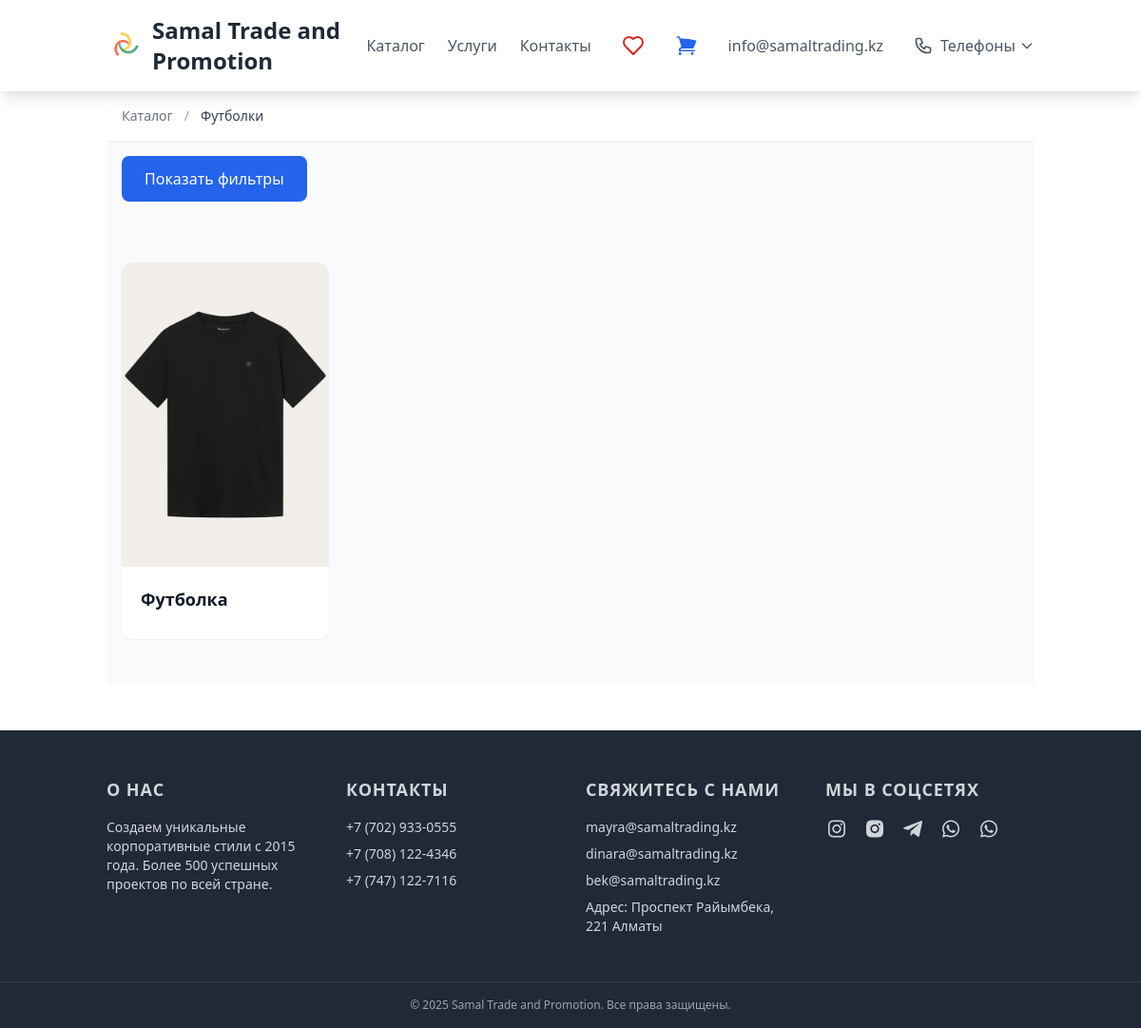
Page /category/futbolki/ on the committed database.
### samal/models.py (models this page shows, shortened)
class Category(models.Model):
    name = models.CharField(max_length=255, verbose_name='Название')
    slug = models.SlugField(max_length=255, unique=True, verbose_name='URL')
    image = models.ImageField(upload_to='category_images/', blank=True, null=True, verbose_name='Изображение')
    TYPE_CHOICES = [
        ('knitted_fabric', 'Трикотажное полотно'),
        ('knitwear_product', 'Готовое изделие из трикотажа'),
    ]
    type = models.CharField(max_length=20, choices=TYPE_CHOICES, default='knitted_fabric', verbose_name='Тип продукта')
    class Meta:
        verbose_name = 'Категория'
        verbose_name_plural = 'Категории'

class Product(models.Model):
    name = models.CharField(max_length=255, verbose_name='Название')
    slug = models.SlugField(max_length=255, unique=True, verbose_name='URL')
    image = models.ImageField(upload_to='product_images/', blank=True, null=True, verbose_name='Изображение')
    price = models.DecimalField(max_digits=10, decimal_places=2, verbose_name='Цена', blank=True, null=True)
    GENDER_CHOICES = [
        ('unisex', 'Унисекс'),
        ('male', 'Мужской'),
        ('female', 'Женский'),
        ('children', 'Детский'),
    ]
    gender = models.CharField(max_length=10, choices=GENDER_CHOICES, default='unisex', verbose_name='Пол')
    UNIT_CHOICES = [
        ('pcs', 'шт'),
        ('kg', 'кг'),
    ]
    unit = models.CharField(
        max_length=3,
        choices=UNIT_CHOICES,
        default='pcs',
        verbose_name='Единица измерения'
    )
    category = models.ForeignKey(Category, on_delete=models.CASCADE, verbose_name='Категория')
    description = models.TextField(verbose_name='Описание', blank=True)
    created_at = models.DateTimeField(auto_now_add=True, verbose_name='Дата создания')
    updated_at = models.DateTimeField(auto_now=True, verbose_name='Дата обновления')
    AVAILABILITY_CHOICES = [
        ('in_stock', 'В наличии'),
        ('on_order', 'Под заказ'),
    ]
    availability = models.CharField(
        max_length=10,
        choices=AVAILABILITY_CHOICES,
        default='in_stock',
        verbose_name='Наличие'
    )
    expected_delivery = models.CharField(max_length=50, blank=True, verbose_name='Срок поставки')
    class Meta:
        verbose_name = 'Продукт'
        verbose_name_plural = 'Продукты'

### samal/views.py (the view)
# urls.py: path('category/<slug:slug>/', category_detail, name='category_detail'),
def category_detail(request, slug):
    category = get_object_or_404(Category, slug=slug)
    products_list = Product.objects.filter(category=category).order_by('id')
    sort_option = request.GET.get('sort', '')
    color = request.GET.get('color')           # например, "red"
    size = request.GET.get('size')             # например, "M"
    min_price = request.GET.get('min_price')   # например, "1000"
    max_price = request.GET.get('max_price')   # например, "5000"
    gender = request.GET.get('gender')         # например, "female", "male", "kids", "unisex"
    avail = request.GET.get('availability')    # 'in_stock' или 'on_order'
    if min_price:
        try:
            products_list = products_list.filter(price__gte=float(min_price))
        except ValueError:
            pass
    if max_price:
        try:
            products_list = products_list.filter(price__lte=float(max_price))
        except ValueError:
            pass
    if avail in ['in_stock', 'on_order']:
        products_list = products_list.filter(availability=avail)
    if color:
        products_list = products_list.filter(colors__color__icontains=color)
    if size:
        products_list = products_list.filter(sizes__size__icontains=size)
    if gender:
        products_list = products_list.filter(gender__iexact=gender)
    if sort_option == 'price_asc':
        products_list = products_list.order_by('price')
    elif sort_option == 'price_desc':
        products_list = products_list.order_by('-price')
    elif sort_option == 'newest':
        products_list = products_list.order_by('-created_at')
    paginator = Paginator(products_list, 6)
    page = request.GET.get('page')
    try:
        products = paginator.page(page)
    except PageNotAnInteger:
        products = paginator.page(1)
    except EmptyPage:
        products = paginator.page(paginator.num_pages)
    context = {
        'category': category,
        'products': products,
        'sort_option': sort_option,
        'filters': {
            'color': color or '',
            'size': size or '',
            'min_price': min_price or '',
            'max_price': max_price or '',
            'gender': gender or '',
            'availability': avail or '',
        },
    }
    return render(request, 'samal/category_detail.html', context)

### templates/samal/category_detail.html (shortened to what this page needs)
{% extends 'base.html' %}
{% load static %}
{% block content %}
<div class="bg-gray-50">
    <nav class="bg-white shadow-sm">
        <div class="container mx-auto px-4 py-4">
            <ol class="flex items-center space-x-3 text-sm">
                <li>
                    <a href="{% url 'category' %}" class="text-gray-500 hover:text-gray-700 transition-colors duration-200">
                        Каталог
                    </a>
                </li>
                <li class="text-gray-400">/</li>
                <li class="text-gray-700 font-medium">{{ category.name }}</li>
            </ol>
        </div>
    </nav>
    <div class="container mx-auto px-4 py-4">
        <button id="toggle-filter" class="px-6 py-3 bg-blue-600 text-white rounded-lg hover:bg-blue-700 transition duration-300">
            Показать фильтры
        </button>
    </div>
    <div class="container mx-auto px-4 py-12">
        {% if products %}
        <div class="grid grid-cols-1 sm:grid-cols-2 lg:grid-cols-4 gap-6">
            {% for product in products %}
            <div class="group bg-white rounded-xl shadow-sm hover:shadow-lg transition-all duration-300 ease-out">
                <a href="{% url 'product_detail' product.slug %}" class="block overflow-hidden rounded-t-xl">
                    <div class="relative h-80 overflow-hidden">
                        <img src="{{ product.image.url }}"
                            alt="{{ product.name }}"
                            class="w-full h-full object-cover transform transition-transform duration-300 group-hover:scale-105">
                    </div>
                </a>
                <div class="p-5">
                    <div class="flex items-center justify-between gap-3 mb-2">
                        <h3 class="flex-1 font-semibold text-gray-900 text-lg pr-2">
                            <a href="{% url 'product_detail' product.slug %}"
                            class="hover:text-blue-600 transition-colors line-clamp-2 leading-tight">
                                {{ product.name }}
                            </a>
                        </h3>
                    </div>
                </div>
            </div>
            {% endfor %}
        </div>
        {% endif %}
    </div>
</div>
{% endblock %}

### templates/base.html (style rules this page uses)
body { @apply bg-gray-100; }

### rows in the picture
Category: name "Футболки"
Product: image (picture), name "Футболка"
